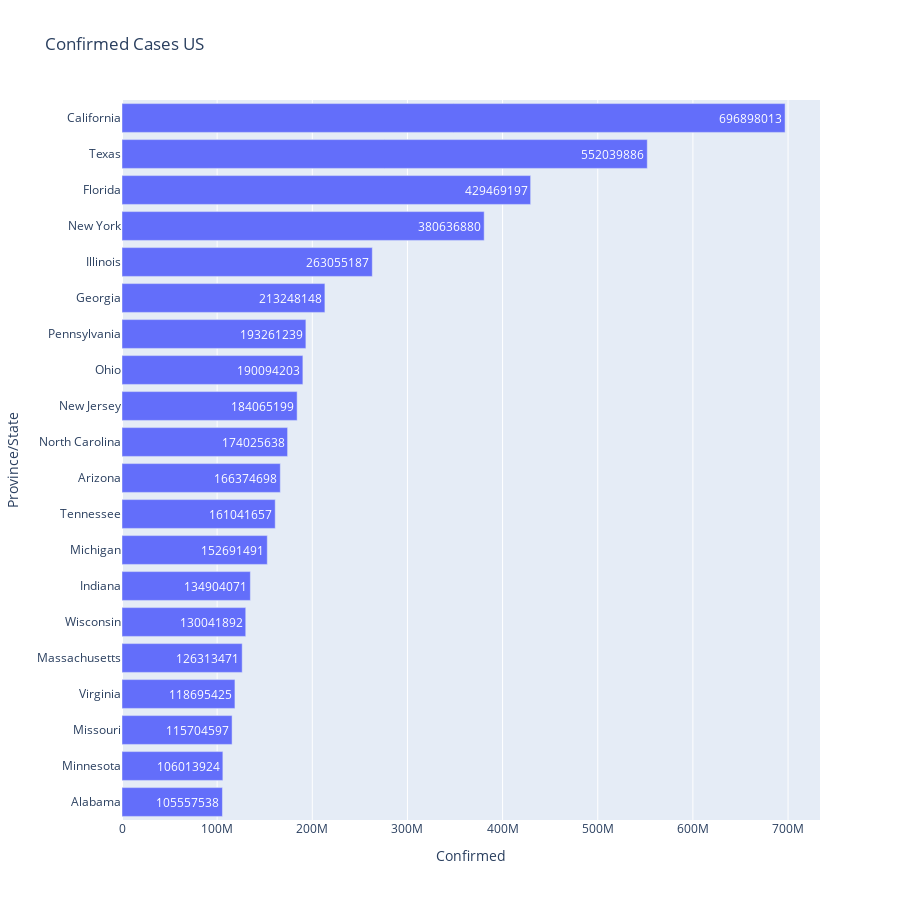
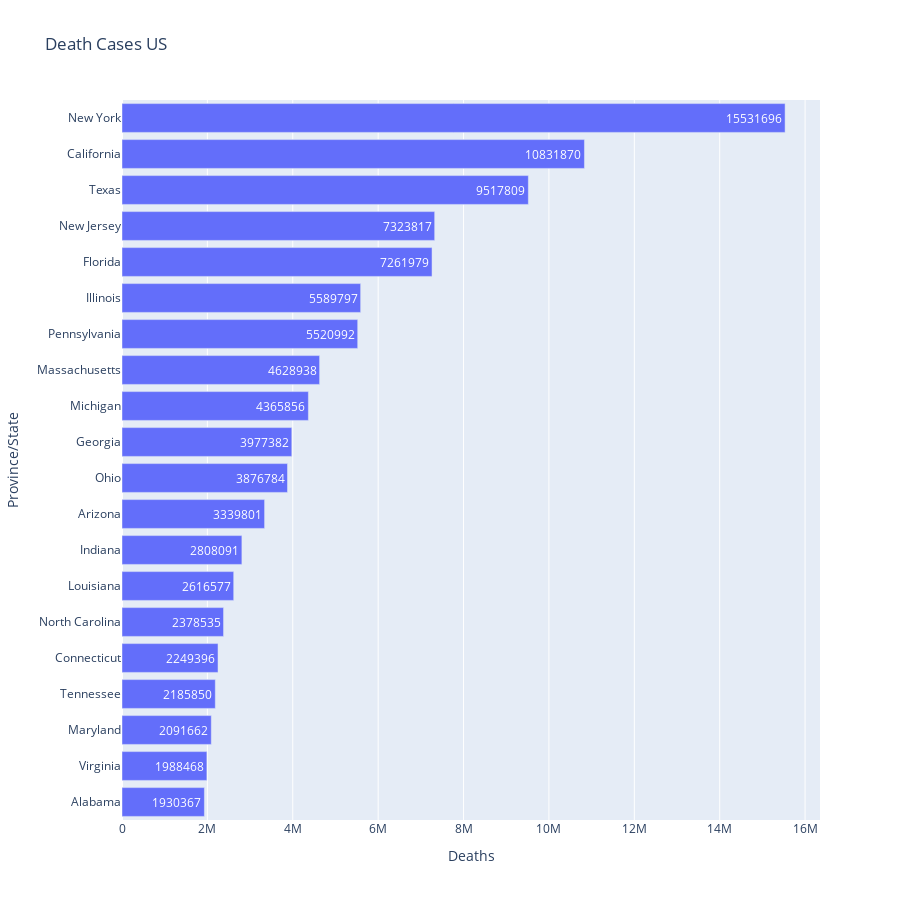
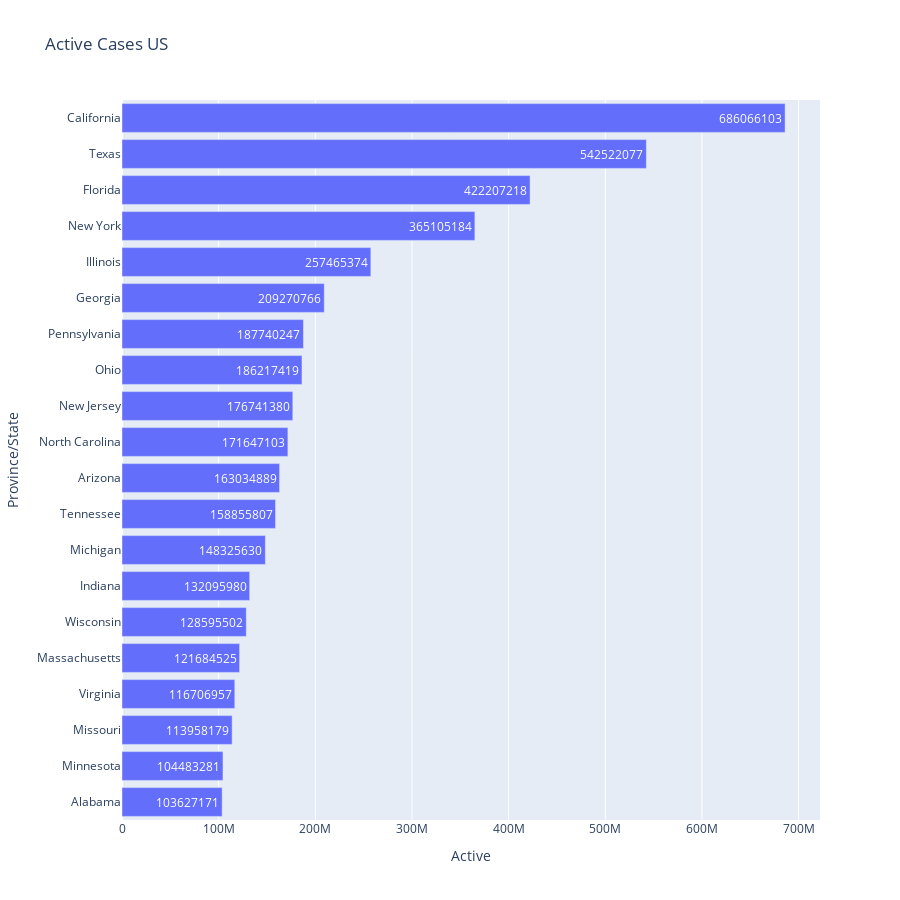

The notebook cell these images were saved under, in order:
### Markdown cell above
# WHY TO CHOOSE California FOR ANALYSIS

### Code cell
confirmed_cases = pd.DataFrame(us_data.groupby('Province/State')['Confirmed'].sum())

confirmed_cases['Province/State'] = confirmed_cases.index 
confirmed_cases.index = np.arange(1, 200) 

death_cases = pd.DataFrame(us_data.groupby('Province/State')['Deaths'].sum())
death_cases['Province/State'] = death_cases.index
death_cases.index = np.arange(1, 200)

active_cases = pd.DataFrame(us_data.groupby('Province/State')['Active'].sum())
active_cases['Province/State'] = active_cases.index
active_cases.index = np.arange(1, 200)

global_confirmed_cases = confirmed_cases[['Province/State', 'Confirmed']]
global_death_cases = death_cases[['Province/State', 'Deaths']]
global_active_cases = active_cases[['Province/State', 'Active']]

fig = px.bar(global_confirmed_cases.sort_values('Confirmed', ascending=False)[:20][::-1], x='Confirmed', y='Province/State', title='Confirmed Cases US', text='Confirmed', height=900, orientation='h')
fig.show()
fig = px.bar(global_death_cases.sort_values('Deaths', ascending=False)[:20][::-1], x='Deaths', y='Province/State', title='Death Cases US', text='Deaths', height=900, orientation='h')
fig.show()
fig = px.bar(global_active_cases.sort_values('Active', ascending=False)[:20][::-1], x='Active', y='Province/State', title='Active Cases US', text='Active', height=900, orientation='h')
fig.show()

### Figure 1 — Plotly figure (JSON) as saved in the notebook; plotly's stock layout.template omitted (floating-point values rounded to 4 significant figures)
{"data": [{"alignmentgroup": "True", "hovertemplate": "Confirmed=%{text}<br>Province/State=%{y}<extra></extra>", "legendgroup": "", "marker": {"color": "#636efa", "pattern": {"shape": ""}}, "name": "", "offsetgroup": "", "orientation": "h", "showlegend": false, "text": [105557538, 106013924, 115704597, 118695425, 126313471, 130041892, 134904071, 152691491, 161041657, 166374698, 174025638, 184065199, 190094203, 193261239, 213248148, 263055187, 380636880, 429469197, 552039886, 696898013], "textposition": "auto", "type": "bar", "x": [105557538, 106013924, 115704597, 118695425, 126313471, 130041892, 134904071, 152691491, 161041657, 166374698, 174025638, 184065199, 190094203, 193261239, 213248148, 263055187, 380636880, 429469197, 552039886, 696898013], "xaxis": "x", "y": ["Alabama", "Minnesota", "Missouri", "Virginia", "Massachusetts", "Wisconsin", "Indiana", "Michigan", "Tennessee", "Arizona", "North Carolina", "New Jersey", "Ohio", "Pennsylvania", "Georgia", "Illinois", "New York", "Florida", "Texas", "California"], "yaxis": "y"}], "layout": {"barmode": "relative", "height": 900, "legend": {"tracegroupgap": 0}, "title": {"text": "Confirmed Cases US"}, "xaxis": {"anchor": "y", "domain": [0, 1], "title": {"text": "Confirmed"}}, "yaxis": {"anchor": "x", "domain": [0, 1], "title": {"text": "Province/State"}}}}

### Figure 2 — Plotly figure (JSON) as saved in the notebook; plotly's stock layout.template omitted (floating-point values rounded to 4 significant figures)
{"data": [{"alignmentgroup": "True", "hovertemplate": "Deaths=%{text}<br>Province/State=%{y}<extra></extra>", "legendgroup": "", "marker": {"color": "#636efa", "pattern": {"shape": ""}}, "name": "", "offsetgroup": "", "orientation": "h", "showlegend": false, "text": [1930367, 1988468, 2091662, 2185850, 2249396, 2378535, 2616577, 2808091, 3339801, 3876784, 3977382, 4365856, 4628938, 5520992, 5589797, 7261979, 7323817, 9517809, 10831870, 15531696], "textposition": "auto", "type": "bar", "x": [1930367, 1988468, 2091662, 2185850, 2249396, 2378535, 2616577, 2808091, 3339801, 3876784, 3977382, 4365856, 4628938, 5520992, 5589797, 7261979, 7323817, 9517809, 10831870, 15531696], "xaxis": "x", "y": ["Alabama", "Virginia", "Maryland", "Tennessee", "Connecticut", "North Carolina", "Louisiana", "Indiana", "Arizona", "Ohio", "Georgia", "Michigan", "Massachusetts", "Pennsylvania", "Illinois", "Florida", "New Jersey", "Texas", "California", "New York"], "yaxis": "y"}], "layout": {"barmode": "relative", "height": 900, "legend": {"tracegroupgap": 0}, "title": {"text": "Death Cases US"}, "xaxis": {"anchor": "y", "domain": [0, 1], "title": {"text": "Deaths"}}, "yaxis": {"anchor": "x", "domain": [0, 1], "title": {"text": "Province/State"}}}}

### Figure 3 — Plotly figure (JSON) as saved in the notebook; plotly's stock layout.template omitted (floating-point values rounded to 4 significant figures)
{"data": [{"alignmentgroup": "True", "hovertemplate": "Active=%{text}<br>Province/State=%{y}<extra></extra>", "legendgroup": "", "marker": {"color": "#636efa", "pattern": {"shape": ""}}, "name": "", "offsetgroup": "", "orientation": "h", "showlegend": false, "text": [103627171, 104483281, 113958179, 116706957, 121684525, 128595502, 132095980, 148325630, 158855807, 163034889, 171647103, 176741380, 186217419, 187740247, 209270766, 257465374, 365105184, 422207218, 542522077, 686066103], "textposition": "auto", "type": "bar", "x": [103627171, 104483281, 113958179, 116706957, 121684525, 128595502, 132095980, 148325630, 158855807, 163034889, 171647103, 176741380, 186217419, 187740247, 209270766, 257465374, 365105184, 422207218, 542522077, 686066103], "xaxis": "x", "y": ["Alabama", "Minnesota", "Missouri", "Virginia", "Massachusetts", "Wisconsin", "Indiana", "Michigan", "Tennessee", "Arizona", "North Carolina", "New Jersey", "Ohio", "Pennsylvania", "Georgia", "Illinois", "New York", "Florida", "Texas", "California"], "yaxis": "y"}], "layout": {"barmode": "relative", "height": 900, "legend": {"tracegroupgap": 0}, "title": {"text": "Active Cases US"}, "xaxis": {"anchor": "y", "domain": [0, 1], "title": {"text": "Active"}}, "yaxis": {"anchor": "x", "domain": [0, 1], "title": {"text": "Province/State"}}}}
